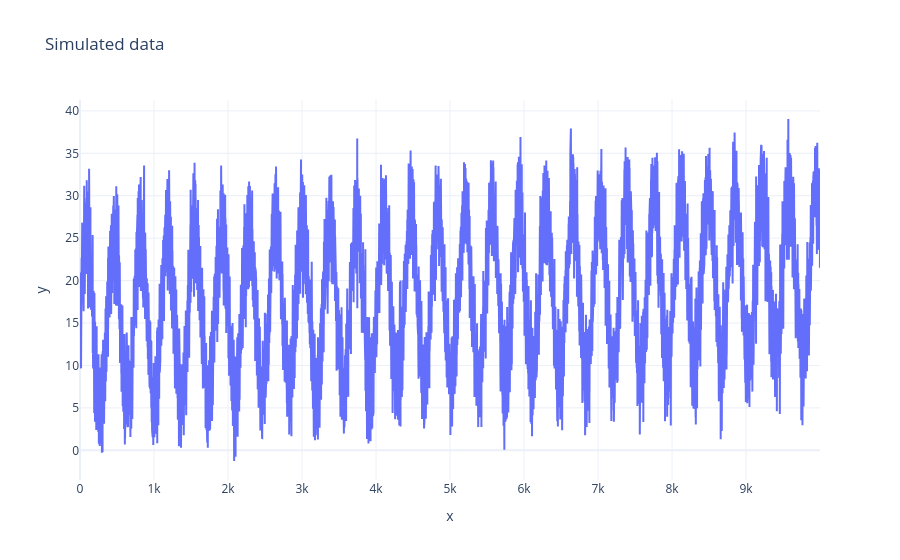

This figure's notebook cell:
### Code cell
t= torch.arange(len(temperature))
plot_curve(t, temperature)

### Figure 1 — Plotly figure (JSON) as saved in the notebook; plotly's stock layout.template omitted (floating-point values rounded to 4 significant figures; data arrays with more than 128 entries replaced by an {"elided": "..."} marker saying what was removed)
{"data": [{"mode": "lines", "type": "scatter", "x": {"elided": "10000 int values"}, "y": {"elided": "10000 float values"}}], "layout": {"title": {"text": "Simulated data"}, "xaxis": {"title": {"text": "x"}}, "yaxis": {"title": {"text": "y"}}}}
